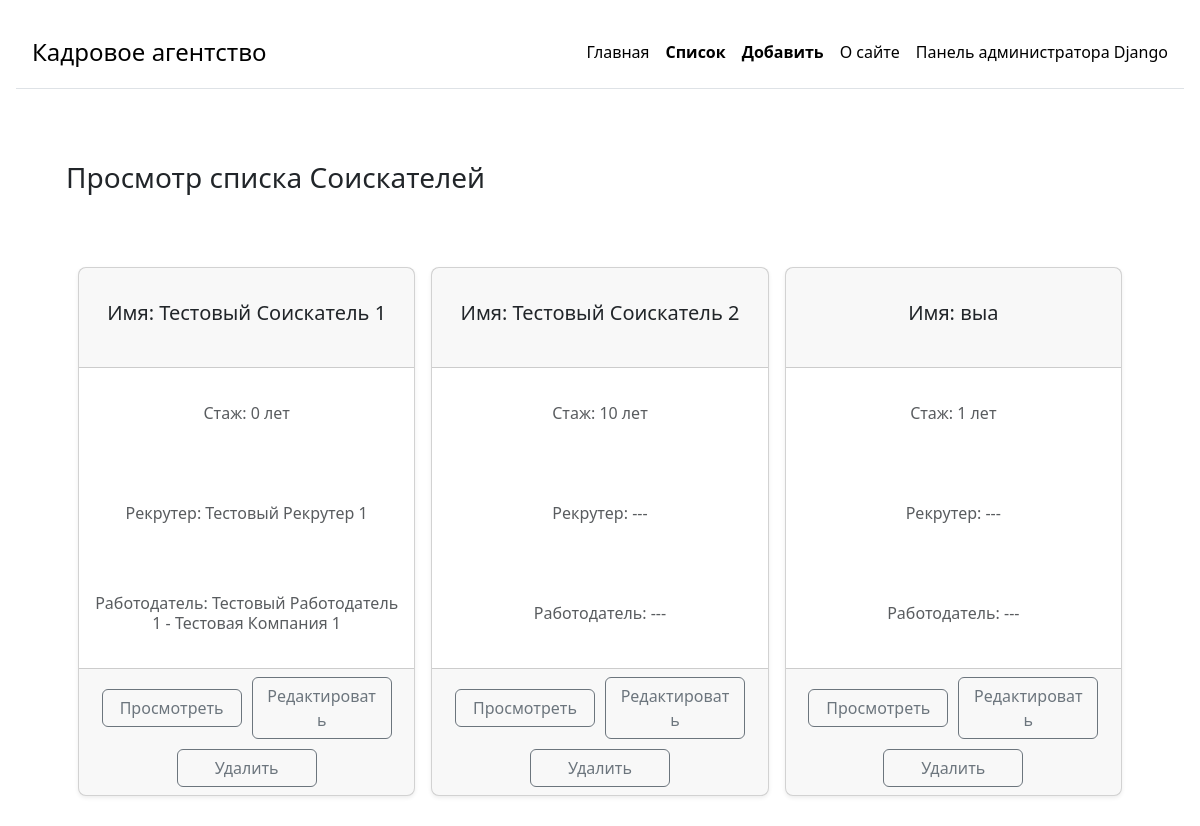
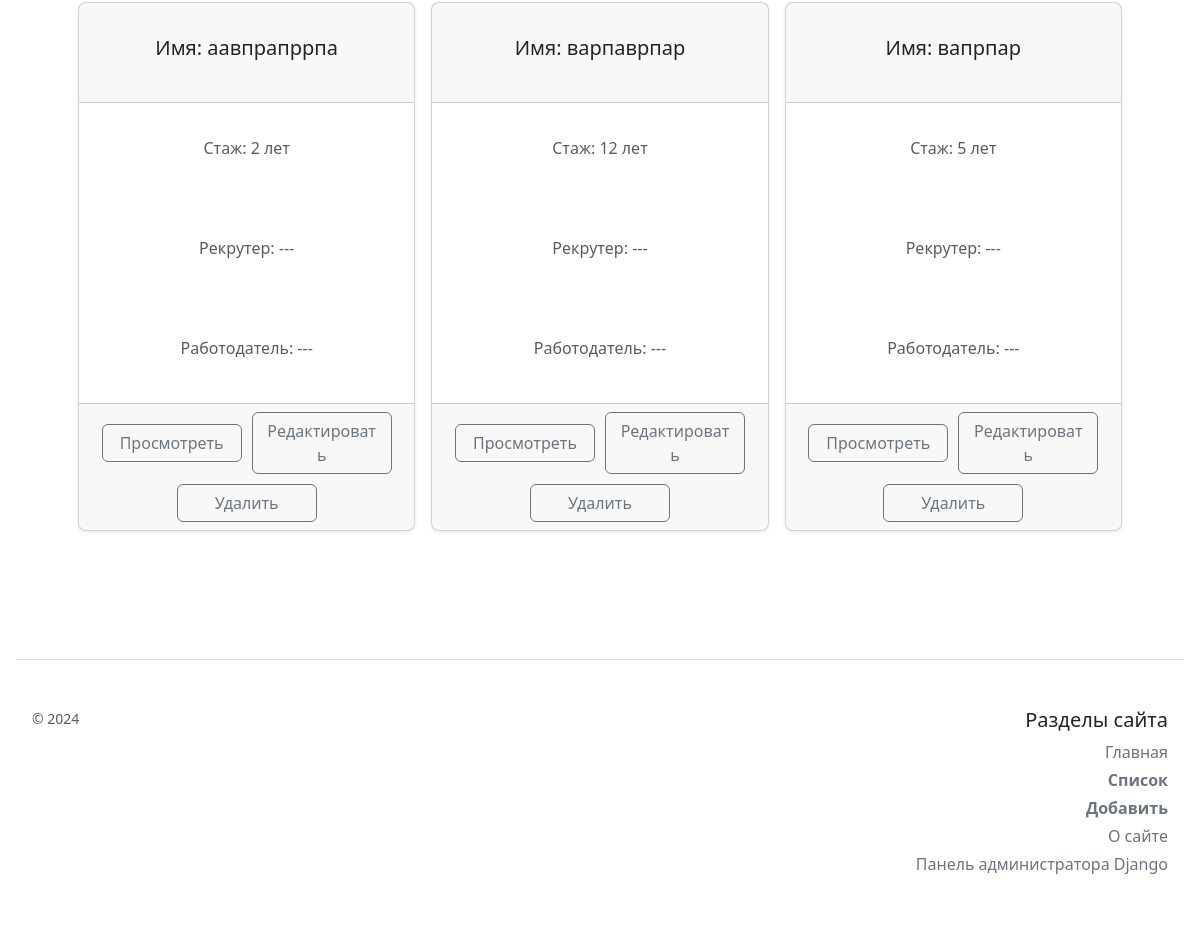
/list, run on an earlier commit of the app's database (2 pictures, top to bottom).
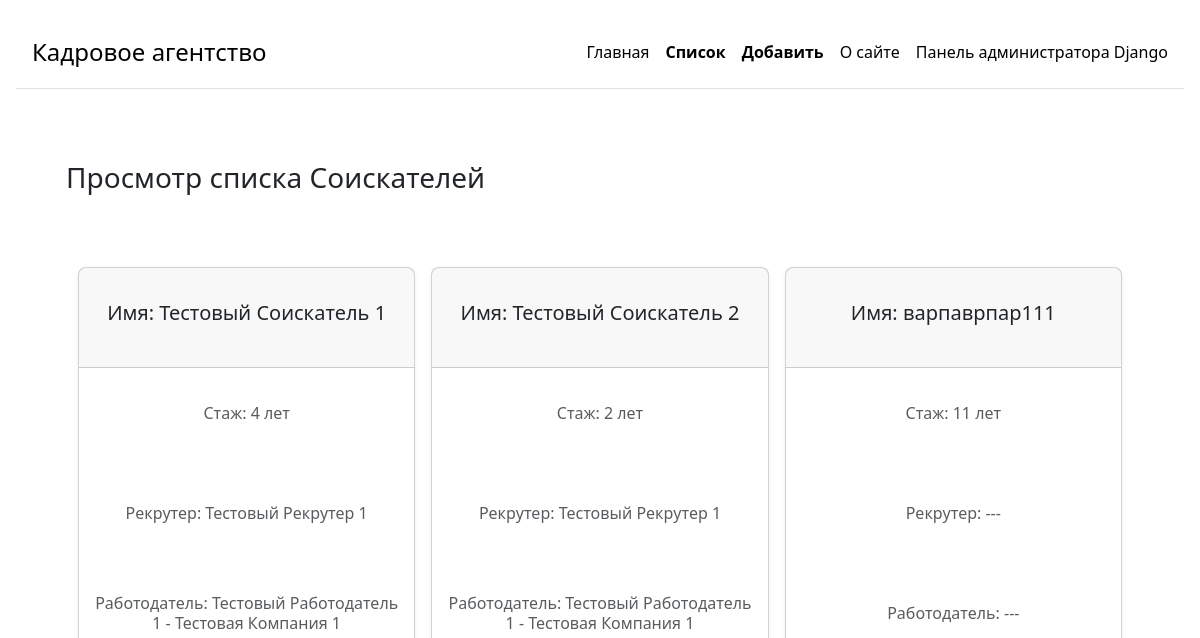
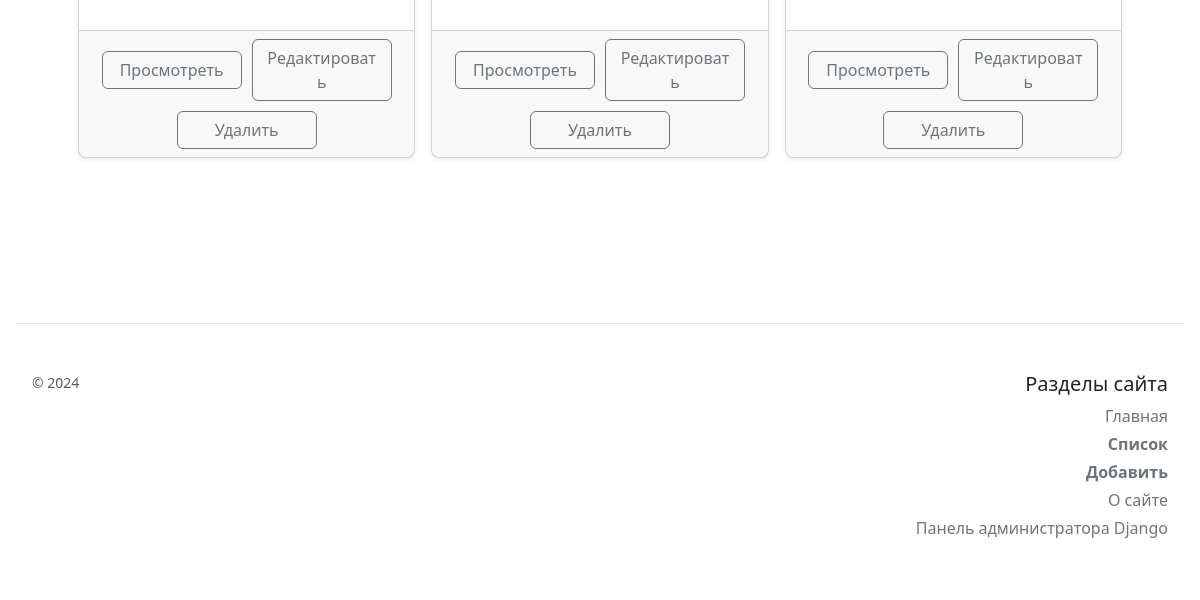
And on a later commit of the database (2 pictures, top to bottom).
### main/models.py (models this page shows, shortened)
class Applicant(models.Model):
    name = models.CharField('Имя', max_length=50, null=False, unique=True)
    experience = models.IntegerField('Стаж работы', null=False, default=0)
    recruiter = models.ForeignKey(
        Recruiter, on_delete=models.SET_NULL, null=True, blank=True)
    employer = models.ForeignKey(
        Employer, on_delete=models.SET_NULL, null=True, blank=True)
    class Meta:
        verbose_name = "Соискатель"
        verbose_name_plural = "Соискатели"

class Recruiter(models.Model):
    name = models.CharField('Имя', max_length=50, null=False, unique=True)
    successCount = models.IntegerField(
        'Число успешных устройств', null=False, default=0)
    def __str__(self):
        return self.name
    class Meta:
        verbose_name = "Рекрутер"
        verbose_name_plural = "Рекрутеры"

class Employer(models.Model):
    name = models.CharField('Имя', max_length=50, null=False, unique=True)
    companyName = models.CharField('Имя компании', max_length=255, null=False)
    def __str__(self):
        return f"{self.name} - {self.companyName}"
    class Meta:
        verbose_name = "Работодатель"
        verbose_name_plural = "Работодатели"

### main/views.py (the view, shortened to what this page needs)
# urls.py: path('list', views.list, name='list'),
def list(request):
    applicants = Applicant.objects.all()
    return render(request, 'main/list.html', {'applicants': applicants})

### main/templates/main/list.html (shortened to what this page needs)
{% extends 'main/template.html' %}
{% block body %}
<div class="row p-3">
    <div class="col p-3">
        <h3>Просмотр списка Соискателей</h3>
    </div>
</div>
<div class="row p-3">
    <form method="post">
        <div class="row row-cols-1 row-cols-md-3 mb-3 text-center g-3 p-3">
            {% for applicant in applicants %}
            <div class="col">
                <div class="card mb-3 rounded-3 shadow-sm text-center">
                    <div class="card-header"
                        style="min-height: 100px; display: flex; align-items: center; justify-content: center;">
                        <h5>Имя: {{ applicant.name }}</h5>
                    </div>
                    <div class="card-body text-muted"
                        style="min-height: 100px; display: flex; align-items: center; justify-content: center;">
                        <h6>Стаж: {{ applicant.experience }} лет</h6>
                    </div>
                    <div class="card-body text-muted"
                        style="min-height: 100px; display: flex; align-items: center; justify-content: center;">
                        <h6>Рекрутер: {% if applicant.recruiter != None %}{{ applicant.recruiter }}{% else %} ---
                            {% endif %}</h6>
                    </div>
                    <div class="card-body text-muted"
                        style="min-height: 100px; display: flex; align-items: center; justify-content: center;">
                        <h6>Работодатель: {% if applicant.employer != None %}{{ applicant.employer }}{% else %} ---
                            {% endif %}</h6>
                    </div>
                    <div class="card-footer"
                        style="min-height: 100px; display: flex; align-items: center; justify-content: center; flex-wrap: wrap; gap: 10px">
                        <button type="submit" class="btn btn-outline-secondary" data-bs-toggle="modal"
                            style="width: 140px;" name="viewId" value="{{ applicant.id }}">Просмотреть</button>
                        <button type="submit" class="btn btn-outline-secondary" data-bs-toggle="modal"
                            style="width: 140px;" name="editId" value="{{ applicant.id }}">Редактировать</button>
                        <button type="submit" class="btn btn-outline-secondary" data-bs-toggle="modal"
                            style="width: 140px;" name="deleteId" value="{{ applicant.id }}">Удалить</button>
                    </div>
                </div>
            </div>
            {% endfor %}
        </div>
    </form>
</div>
{% endblock %}

### main/templates/main/template.html (shortened to what this page needs)
<!DOCTYPE html>
<html lang="en">
<head>
    <link rel="stylesheet" href="https://cdn.jsdelivr.net/npm/bootstrap@5.3.3/dist/css/bootstrap.min.css"
        rel="stylesheet"
>
</head>
<body>
    <div class="container-fluid p-3" style="min-height: 100vh">
        <header>
            <div class="d-flex flex-column flex-md-row align-items-center p-3 mb-4 border-bottom">
                <a href="{% url 'home' %}" class="d-flex align-items-center link-body-emphasis text-decoration-none">
                    <span class="fs-4">Кадровое агентство</span>
                </a>
                <nav class="d-inline-flex mt-2 mt-md-0 ms-md-auto">
                    <a class="me-3 py-2 link-body-emphasis text-decoration-none" href="{% url 'home' %}">Главная</a>
                    <a class="me-3 py-2 link-body-emphasis text-decoration-none"
                        href="{% url 'list' %}"><b>Список</b></a>
                    <a class="me-3 py-2 link-body-emphasis text-decoration-none"
                        href="{% url 'add' %}"><b>Добавить</b></a>
                    <a class="me-3 py-2 link-body-emphasis text-decoration-none" href="{% url 'about' %}">О
                        сайте</a>
                    <a class="py-2 link-body-emphasis text-decoration-none" href="/admin">Панель администратора
                        Django</a>
                </nav>
            </div>
        </header>
        <main style="min-height: 55vh">
            <div class="container p-3" style="min-height: 100vh">
                {% block body %}{% endblock%}
            </div>
        </main>
        <footer class="pt-4 my-md-5 pt-md-5 p-3 border-top">
            <div class="row">
                <div class="col-12 col-md">
                    <small class="d-block mb-3 text-body-secondary">© 2024</small>
                </div>
                <div class="col-6 col-md" style="text-align: end;">
                    <h5>Разделы сайта</h5>
                    <ul class="list-unstyled text-small">
                        <li class="mb-1"><a class="link-secondary text-decoration-none"
                                href="{% url 'home' %}">Главная</a></li>
                        <li class="mb-1"><a class="link-secondary text-decoration-none"
                                href="{% url 'list' %}"><b>Список</b></a></li>
                        <li class="mb-1"><a class="link-secondary text-decoration-none"
                                href="{% url 'add' %}"><b>Добавить</b></a></li>
                        <li class="mb-1"><a class="link-secondary text-decoration-none" href="{% url 'about' %}">О
                                сайте</a></li>
                        <li class="mb-3"><a class="link-secondary text-decoration-none" href="/admin">Панель
                                администратора Django</a></li>
                    </ul>
                </div>
            </div>
        </footer>
    </div>
</body>
</html>

What changed in the data, as far as the page shows it:
removed Applicant: name "выа", experience "1", {{ applicant.id }} 3 (drawn)
removed Applicant: name "аавпрапррпа", experience "2", {{ applicant.id }} 4 (drawn)
removed Applicant: name "вапрпар", experience "5", {{ applicant.id }} 6 (drawn)
changed Applicant "Тестовый Соискатель 1": experience "0" → "4"
changed Applicant "Тестовый Соискатель 2": experience "10" → "2"; recruiter (not shown) → "Тестовый Рекрутер 1"; employer (not shown) → "Тестовый Работодатель 1 - Тестовая Компания 1"; no longer shows "---"
changed Applicant: name "варпаврпар" → "варпаврпар111"; experience "12" → "11"
